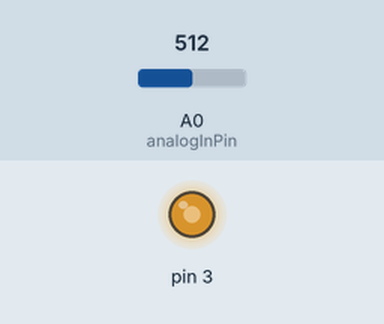
A sketch run on a simulated Arduino Uno, built with avr-gcc and run on an emulated ATmega328P. Shown: output pins drawn as LEDs (lit = HIGH). The inputs (shaded band) are chosen by the test bench; at power-on: A0 (analogInPin) = 512. What the sketch prints to the serial monitor is not drawn.

Above: at 0.1 s.
Timing chart, 0 to 1.6 s (numbered marks = the images above):
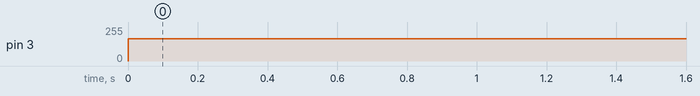

The sketch:

Experiment.ino
```cpp
const int analogInPin = A0;  // Analog input pin that the sensor is attached to
const int resValue = 10000;  // Value of 10kOhm resistor
const float Vref = 1.1;  //This is the voltage of the internal reference

const float Sf = 0.6; // sensitivity in uA/ppm,

const int extraBit = 256; //Number of samples averaged, like adding 8 bits to ADC

long int sensorValue = 0;        // value read from the sensor
float currentValue = 0;        // current read from the sensor

void setup() {
  Serial.begin(9600);
  analogReference(INTERNAL);
  Serial.println("CLEARDATA");
  Serial.println("LABEL, Time, Data");
  Serial.println("RESETTIMER");
  pinMode(3, OUTPUT);
}

void loop() {
  sensorValue = 0;
  analogWrite(3, 168);
  for (int i = 0; i < extraBit; i++) {
    sensorValue = analogRead(analogInPin) + sensorValue -30;
    delay(3);
  }

  //Serial.print("DATA, TIME, ");
  Serial.print((float) sensorValue / extraBit);
  Serial.print("\tPPM = ");
  Serial.println( ((float) sensorValue / extraBit / 1024 * Vref / resValue * 1000000) / Sf);
  //Serial.print("\tuA = ");
  //Serial.print( (float) (sensorValue) / extraBit / 1024 * Vref / resValue * 1000000);
  //Serial.print("\tCounts = " );
  //Serial.println(sensorValue);


  delay(218);
}
```

Measured:
- by itself, pin 3: 0/255 → 168/255 at 0.00 s
